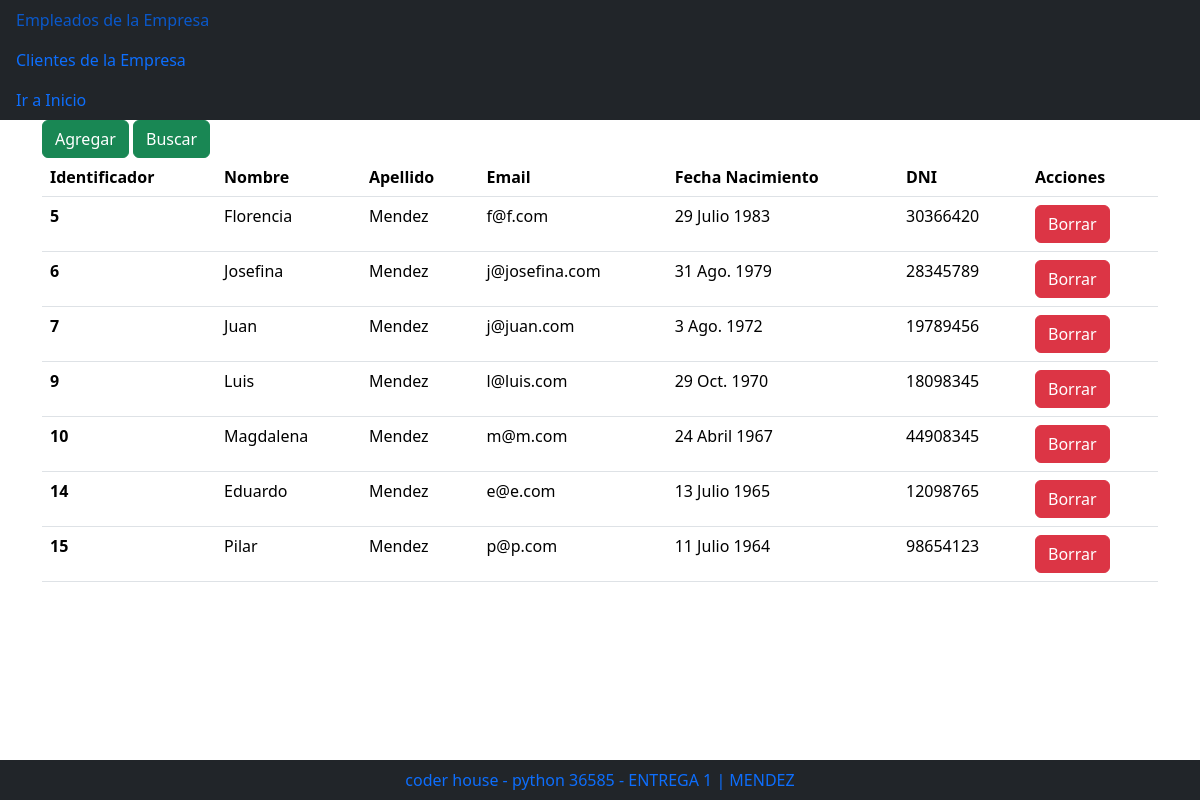
/empleados/, run on an earlier commit of the app's database.
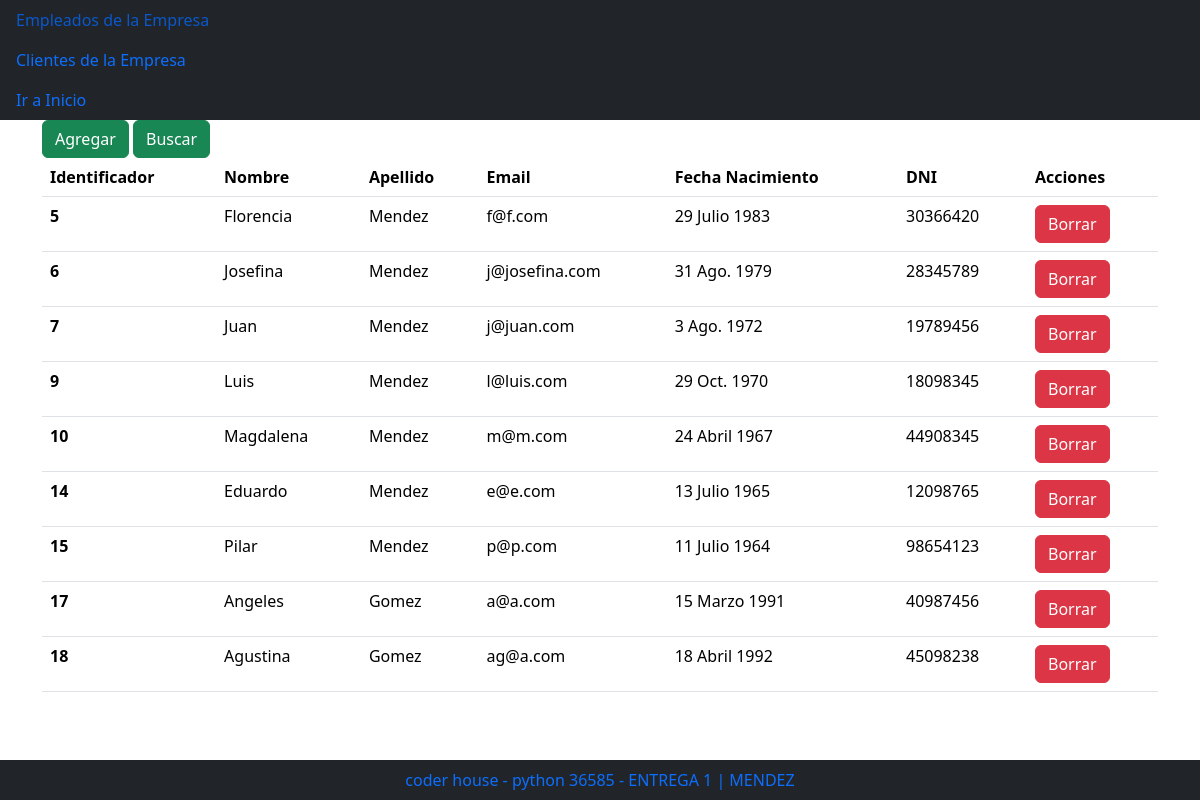
And on a later commit of the database.
### familia/models.py (models this page shows)
class Empleado(models.Model):
    nombre = models.CharField(max_length=100)
    apellido = models.CharField(max_length=100)
    email = models.CharField(max_length=100)
    fecha_nacimiento = models.DateField()
    dni = models.IntegerField()

### familia/views.py (the view)
# urls.py: path('empleados/', views.ir_a_empleados, name="empleados"),
def ir_a_empleados(request):
    empleados = Empleado.objects.all()
    template = loader.get_template('empleados/lista_empleados.html')
    context = {
        'empleados': empleados,
    }
    return HttpResponse(template.render(context, request))

### familia/templates/empleados/lista_empleados.html
{% extends "index.html" %}
{% load bootstrap5 %}
{% block cuerpo %}
<div class="container">
  <div class="row">
    <div class="col">
      {% url 'agregar_empleado' as agregar_empleado_url %}
      {% url 'buscar_empleado' as buscar_empleado_url %}
      {% bootstrap_button "Agregar" button_class="btn-success" button_type="link" href=agregar_empleado_url %}
      {% bootstrap_button "Buscar" button_class="btn-success" button_type="link" href=buscar_empleado_url %}
    <div>
  <div>
  <div class="row">
    <div class="col">
        {% if empleados %}
        <table class="table">
            <thead>
                <th scope="col">Identificador</th>
                <th scope="col">Nombre</th>
                <th scope="col">Apellido</th>
                <th scope="col">Email</th>
                <th scope="col">Fecha Nacimiento</th>
                <th scope="col">DNI</th>
                <th scope="col">Acciones</th>
            </thead>
            {% for e in empleados %}
            <tbody>
                <tr>
                    <th scope="row">{{e.id}} </th>
                    <td> {{e.nombre}} </td>
                    <td> {{e.apellido}} </td>
                    <td> {{e.email}} </td>
                    <td> {{e.fecha_nacimiento}} </td>
                    <td> {{e.dni}} </td>
                    {% url 'borrar_empleado' identificador=e.id as borrar_empleado_url %}
                    <td>{% bootstrap_button "Borrar" size="sm" button_class="btn-danger" button_type="link" href=borrar_empleado_url %}</td>
                </tr>
            </tbody>
            {% endfor %}
        </table>
        {% else %}
            <p>No tienes empleados cargados</p>
        {% endif %}
    </div>
  </div>
</div>
{% endblock %}

What changed in the data, as far as the page shows it:
added Empleado: id "17", nombre "Angeles", apellido "Gomez", email "a@a.com", fecha_nacimiento "15 Marzo 1991", dni "40987456", bootstrap_button "Borrar"
added Empleado: id "18", nombre "Agustina", apellido "Gomez", email "ag@a.com", fecha_nacimiento "18 Abril 1992", dni "45098238", bootstrap_button "Borrar"
